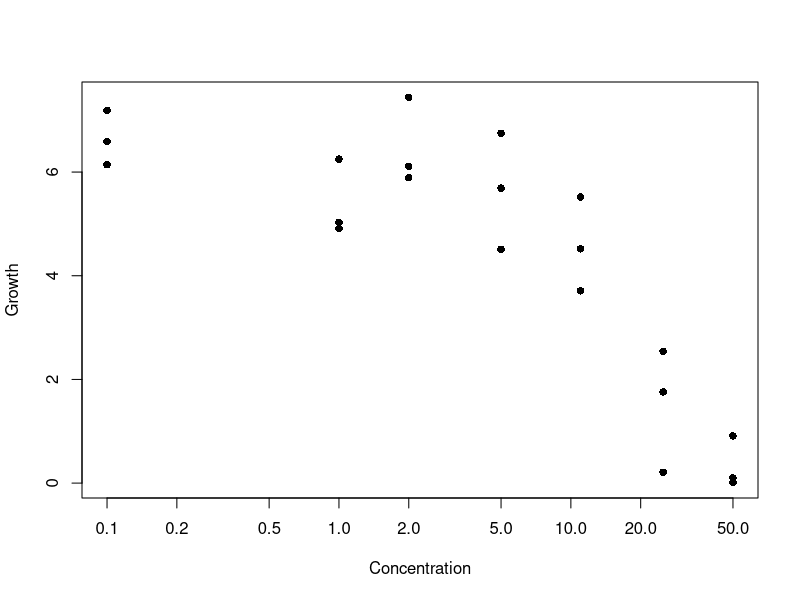
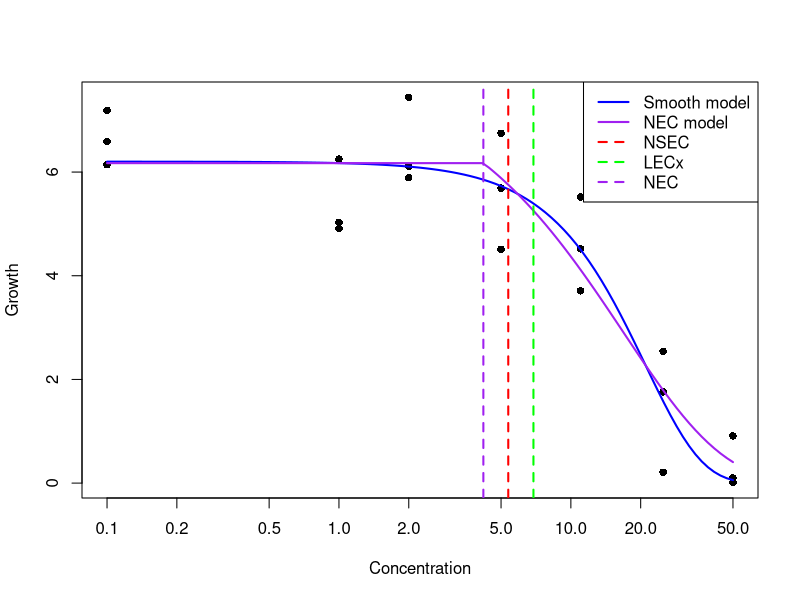

Write R code to recreate these figures, in order.
## ---- chunk 1

# Fish growth dataset (from paper example structure)
dat <- data.frame(
  conc = rep(c(0.1, 1, 2, 5, 11, 25, 50), each = 3),
  growth = c(
    6.59, 6.14, 7.19,
    4.91, 5.03, 6.25,
    5.89, 7.44, 6.11,
    4.51, 6.75, 5.69,
    4.52, 5.52, 3.71,
    2.54, 1.76, 0.21,
    0.10, 0.01, 0.91
  )
)

## ---- chunk 2
plot(dat$conc, dat$growth, pch = 16, xlab = "Concentration", ylab = "Growth", log="x")
## ---- chunk 3
dat$conc_f <- factor(dat$conc)

anova_fit <- aov(growth ~ conc_f, data = dat)
summary(anova_fit)
## ---- chunk 4
# pooled SD
mse <- summary(anova_fit)[[1]]["Residuals", "Mean Sq"]
n_rep <- 3

# Critical t-value
tcrit <- qt(0.95, df = anova_fit$df.residual)

pmsd <- tcrit * sqrt(2 * mse / n_rep)
pmsd
## ---- chunk 5
control_mean <- mean(dat$growth[dat$conc == 0.1])

x_percent <- (pmsd / control_mean) * 100
x_percent
## ---- chunk 6
nls_fit <- nls(
  growth ~ b0 * exp(-b1 * conc^b2),
  data = dat,
  start = list(b0 = 6, b1 = 0.05, b2 = 1)
)
b0 <- coef(nls_fit)["b0"]
b1 <- coef(nls_fit)["b1"]
b2 <- coef(nls_fit)["b2"]
summary(nls_fit)
## ---- chunk 7

target <- control_mean - pmsd

lecx <- ((-log(target / b0)) / b1)^(1/b2)

lecx
## ---- chunk 8
nec_model <- function(conc, c0, k, gamma) {
  ifelse(conc <= gamma,
         c0,
         c0 * exp(-k * (conc - gamma)))
}
## ---- chunk 9
nec_fit <- nls(
  growth ~ nec_model(conc, c0, k, gamma),
  data = dat,
  start = list(c0 = 6, k = 0.05, gamma = 2)
)

summary(nec_fit)
## ---- chunk 10
nec <- coef(nec_fit)["gamma"]
nec
## ---- chunk 11
nls_fit <- nls(
  growth ~ b0 * exp(-b1 * conc^b2),
  data = dat,
  start = list(b0 = 6, b1 = 0.05, b2 = 1)
)

summary(nls_fit)
## ---- chunk 12
b0 <- coef(nls_fit)["b0"]

# Approximate standard error from model
library(numDeriv)
vc <- vcov(nls_fit)
se_b0 <- sqrt(vc["b0","b0"])

# 95% lower bound for control mean
control_lower <- b0 - qt(0.95, df = nrow(dat) - length(coef(nls_fit))) * se_b0
## ---- chunk 13
b1 <- coef(nls_fit)["b1"]
b2 <- coef(nls_fit)["b2"]

# solve for x where model = control_lower
nsec <- ((-log(control_lower / b0)) / b1)^(1/b2)

nsec
## ---- chunk 14
# Predicted response at NSEC from the fitted model
pred_at_nsec <- b0 * exp(-b1 * nsec^b2)

# Equivalent ECx: % reduction from control asymptote (b0)
ecx_equiv_nsec <- (1 - pred_at_nsec / b0) * 100
ecx_equiv_nsec
## ---- chunk 15
comparison <- data.frame(
  Metric = c("LECx", "NSEC"),
  Concentration = round(c(lecx, nsec), 4),
  Effect_size_pct = round(c(x_percent, ecx_equiv_nsec), 2)
)
knitr::kable(
  comparison,
  col.names = c("Metric", "Concentration", "Equivalent effect size (%)"),
  caption = paste0(
    "Comparison of LECx and NSEC concentrations with their associated effect sizes. ",
    "The LECx effect size is the PMSD as a % of the observed control mean; ",
    "the NSEC effect size is the % reduction from b0 at the NSEC concentration."
  )
)
## ---- chunk 16
plot(dat$conc, dat$growth,
     pch = 16,
     xlab = "Concentration",
     ylab = "Growth",
     log = "x")

curve(coef(nls_fit)["b0"] * exp(-coef(nls_fit)["b1"] * x^coef(nls_fit)["b2"]),
      add = TRUE, col = "blue", lwd = 2)

curve(nec_model(x,
                coef(nec_fit)["c0"],
                coef(nec_fit)["k"],
                coef(nec_fit)["gamma"]),
      add = TRUE, col = "purple", lwd = 2)

abline(v = nec, col = "purple", lwd = 2, lty = 2)
abline(v = nsec, col = "red", lwd = 2, lty = 2)
abline(v = lecx, col = "green", lwd = 2, lty = 2)

legend("topright",
       legend = c("Smooth model", "NEC model", "NSEC", "LECx", "NEC"),
       col = c("blue", "purple", "red", "green", "purple"),
       lty = c(1,1,2,2,2),
       lwd = 2)
## ---- chunk 17
results_table <- data.frame(
  Metric = c("LECx", "NEC", "NSEC"),
  Description = c(
    "Lowest effect concentration (hypothesis-test based)",
    "No-effect concentration (threshold model)",
    "No-significant-effect concentration (model-based)"
  ),
  Estimate = round(c(lecx, nec, nsec), 4),
  Equivalent_ECx = c(round(x_percent, 2), NA, round(ecx_equiv_nsec, 2))
)
knitr::kable(
  results_table,
  col.names = c("Metric", "Description", "Estimate", "Equivalent effect size (%)"),
  caption = paste0(
    "Summary of toxicity threshold estimates with equivalent effect sizes. ",
    "For LECx, the effect size is the PMSD as a % of the observed control mean. ",
    "For NSEC, it is the % reduction from the model asymptote (b0) at the NSEC concentration. ",
    "NEC does not have a directly comparable effect size as it is a structural threshold parameter."
  )
)
